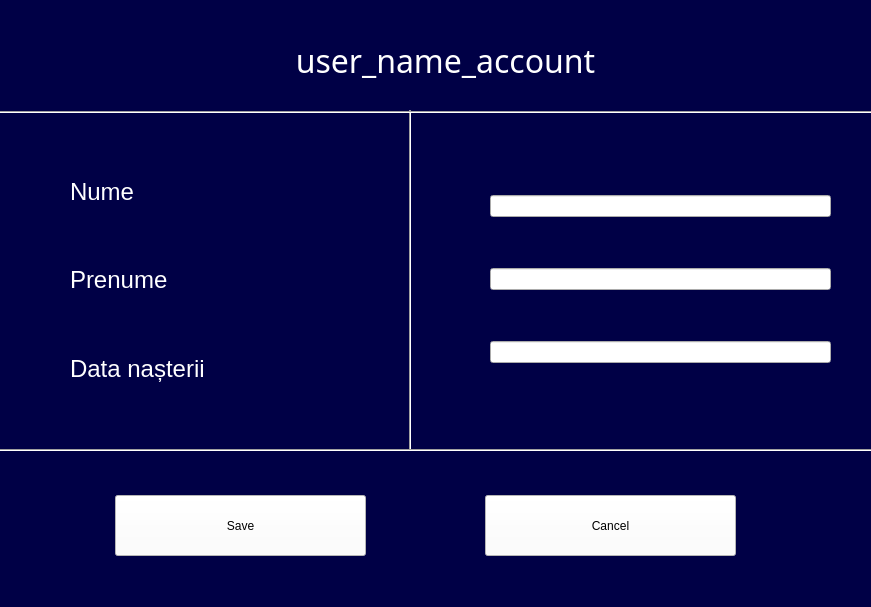
<?xml version="1.0" encoding="UTF-8"?>
<ui version="4.0">
 <class>MainWindow</class>
 <widget class="QMainWindow" name="MainWindow">
  <property name="geometry">
   <rect>
    <x>0</x>
    <y>0</y>
    <width>871</width>
    <height>607</height>
   </rect>
  </property>
  <property name="windowTitle">
   <string>MainWindow</string>
  </property>
  <widget class="QWidget" name="centralwidget">
   <widget class="QLabel" name="image_background">
    <property name="geometry">
     <rect>
      <x>-140</x>
      <y>0</y>
      <width>1061</width>
      <height>621</height>
     </rect>
    </property>
    <property name="styleSheet">
     <string notr="true">background-color: rgb(0, 0, 70);</string>
    </property>
    <property name="text">
     <string/>
    </property>
   </widget>
   <widget class="QLabel" name="user_name_account_s">
    <property name="geometry">
     <rect>
      <x>110</x>
      <y>10</y>
      <width>671</width>
      <height>101</height>
     </rect>
    </property>
    <property name="font">
     <font>
      <family>Arial Black</family>
      <pointsize>24</pointsize>
      <weight>10</weight>
      <italic>false</italic>
      <bold>false</bold>
     </font>
    </property>
    <property name="styleSheet">
     <string notr="true">color: rgb(255, 255, 255);
font: 87 24pt &quot;Arial Black&quot;;</string>
    </property>
    <property name="text">
     <string>user_name_account</string>
    </property>
    <property name="alignment">
     <set>Qt::AlignCenter</set>
    </property>
    <property name="wordWrap">
     <bool>true</bool>
    </property>
   </widget>
   <widget class="QWidget" name="layoutWidget">
    <property name="geometry">
     <rect>
      <x>490</x>
      <y>150</y>
      <width>341</width>
      <height>260</height>
     </rect>
    </property>
    <layout class="QVBoxLayout" name="verticalLayout_2">
     <item>
      <widget class="QLineEdit" name="nume_input">
       <property name="styleSheet">
        <string notr="true">font: 18pt &quot;MS Shell Dlg 2&quot;;</string>
       </property>
      </widget>
     </item>
     <item>
      <widget class="QLineEdit" name="prenume_input">
       <property name="styleSheet">
        <string notr="true">
font: 18pt &quot;MS Shell Dlg 2&quot;;</string>
       </property>
      </widget>
     </item>
     <item>
      <widget class="QLineEdit" name="data_nasterii_input">
       <property name="styleSheet">
        <string notr="true">
font: 18pt &quot;MS Shell Dlg 2&quot;;</string>
       </property>
      </widget>
     </item>
    </layout>
   </widget>
   <widget class="Line" name="line">
    <property name="geometry">
     <rect>
      <x>400</x>
      <y>110</y>
      <width>20</width>
      <height>341</height>
     </rect>
    </property>
    <property name="orientation">
     <enum>Qt::Vertical</enum>
    </property>
   </widget>
   <widget class="Line" name="line_2">
    <property name="geometry">
     <rect>
      <x>-93</x>
      <y>102</y>
      <width>1011</width>
      <height>21</height>
     </rect>
    </property>
    <property name="orientation">
     <enum>Qt::Horizontal</enum>
    </property>
   </widget>
   <widget class="Line" name="line_3">
    <property name="geometry">
     <rect>
      <x>-50</x>
      <y>440</y>
      <width>1071</width>
      <height>20</height>
     </rect>
    </property>
    <property name="orientation">
     <enum>Qt::Horizontal</enum>
    </property>
   </widget>
   <widget class="QWidget" name="layoutWidget">
    <property name="geometry">
     <rect>
      <x>70</x>
      <y>150</y>
      <width>271</width>
      <height>260</height>
     </rect>
    </property>
    <layout class="QVBoxLayout" name="verticalLayout">
     <item>
      <widget class="QLabel" name="nume_label">
       <property name="font">
        <font>
         <family>MS Shell Dlg 2</family>
         <pointsize>18</pointsize>
         <weight>50</weight>
         <italic>false</italic>
         <bold>false</bold>
        </font>
       </property>
       <property name="styleSheet">
        <string notr="true">color: rgb(255, 255, 255);
font: 18pt &quot;MS Shell Dlg 2&quot;;</string>
       </property>
       <property name="text">
        <string>Nume</string>
       </property>
      </widget>
     </item>
     <item>
      <widget class="QLabel" name="prenume_label">
       <property name="font">
        <font>
         <family>MS Shell Dlg 2</family>
         <pointsize>18</pointsize>
         <weight>50</weight>
         <italic>false</italic>
         <bold>false</bold>
        </font>
       </property>
       <property name="styleSheet">
        <string notr="true">color: rgb(255, 255, 255);
font: 18pt &quot;MS Shell Dlg 2&quot;;</string>
       </property>
       <property name="text">
        <string>Prenume</string>
       </property>
      </widget>
     </item>
     <item>
      <widget class="QLabel" name="data_nasterii_label">
       <property name="font">
        <font>
         <family>MS Shell Dlg 2</family>
         <pointsize>18</pointsize>
         <weight>50</weight>
         <italic>false</italic>
         <bold>false</bold>
        </font>
       </property>
       <property name="styleSheet">
        <string notr="true">color: rgb(255, 255, 255);
font: 18pt &quot;MS Shell Dlg 2&quot;;</string>
       </property>
       <property name="text">
        <string>Data nașterii</string>
       </property>
      </widget>
     </item>
    </layout>
   </widget>
   <widget class="QPushButton" name="save_button">
    <property name="geometry">
     <rect>
      <x>115</x>
      <y>495</y>
      <width>251</width>
      <height>61</height>
     </rect>
    </property>
    <property name="styleSheet">
     <string notr="true">background-color: rgb(255, 255, 255);
font: 16pt &quot;Arial&quot;;
</string>
    </property>
    <property name="text">
     <string>Save</string>
    </property>
   </widget>
   <widget class="QPushButton" name="cancel_button">
    <property name="geometry">
     <rect>
      <x>485</x>
      <y>495</y>
      <width>251</width>
      <height>61</height>
     </rect>
    </property>
    <property name="styleSheet">
     <string notr="true">background-color: rgb(255, 255, 255);
font: 16pt &quot;Arial&quot;;
</string>
    </property>
    <property name="text">
     <string>Cancel</string>
    </property>
   </widget>
  </widget>
 </widget>
 <resources/>
 <connections/>
</ui>
